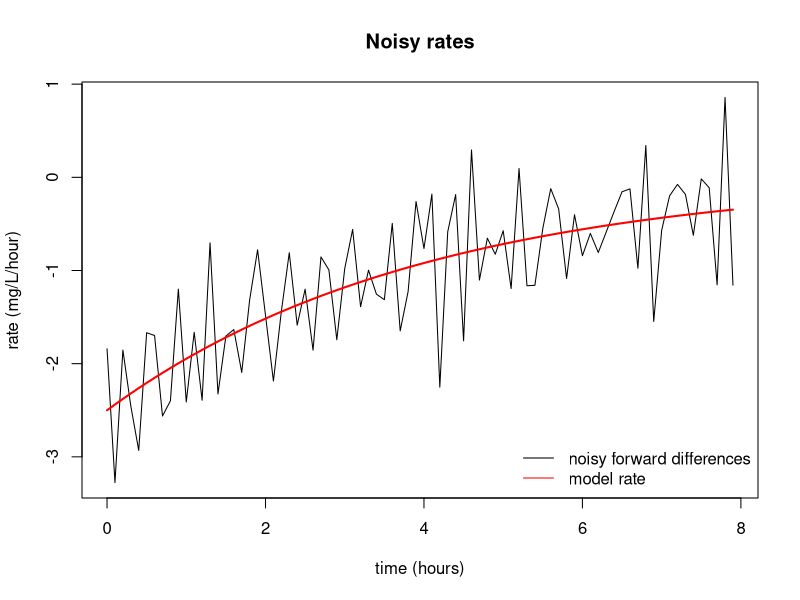

Generate this figure with R:
# Laboratory C: noisy concentration measurements
set.seed(15)
Cfun <- function(t) 10*exp(-.25*t)
t <- seq(0,8,by=.1)
y <- Cfun(t)+rnorm(length(t),mean=0,sd=.04)
dt <- diff(t)
rate <- diff(y)/dt
truth <- -.25*Cfun(t[-length(t)])
print(head(data.frame(t=t[-length(t)],observed=rate,model=truth),12))
plot(t[-length(t)],rate,type="l",xlab="time (hours)",ylab="rate (mg/L/hour)",main="Noisy rates")
lines(t[-length(t)],truth,col="red",lwd=2)
legend("bottomright",c("noisy forward differences","model rate"),col=c("black","red"),lty=1,bty="n")
